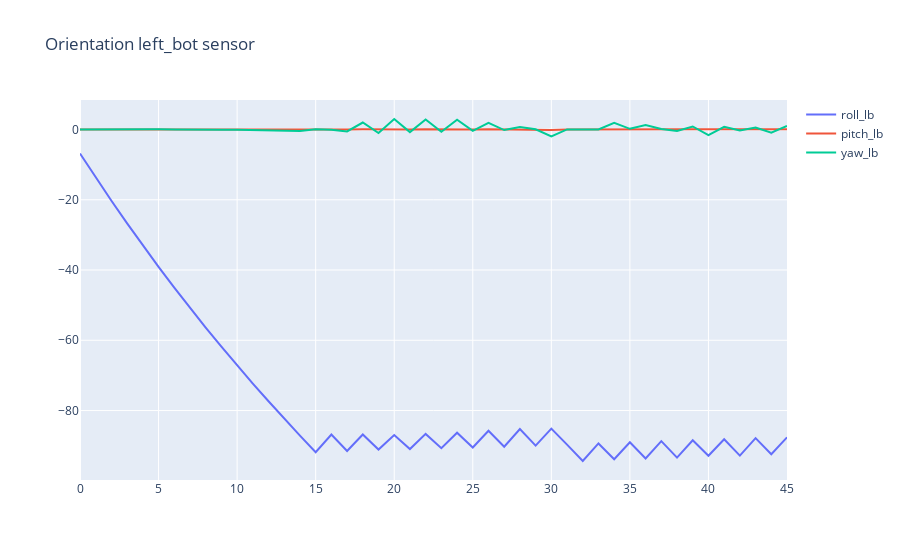

The cell this chart's notebook holds for it:
### Code cell
test_plot = pd.read_csv('D:/Thesis/dataset/lifting_orientation_1_0.csv')

def preprocessing_dataset(dataset):
    df = dataset.drop(columns = "Unnamed: 0")
    df.columns = ["roll_bt","pitch_bt","yaw_bt",
                  "roll_bb","pitch_bb","yaw_bb",
                  "roll_lt","pitch_lt","yaw_lt",
                  "roll_lb","pitch_lb","yaw_lb",
                  "roll_rt","pitch_rt","yaw_rt",
                  "roll_rb","pitch_rb","yaw_rb"
                 ]
    return df
test_plot_1 = preprocessing_dataset(test_plot)

orientation_lb_test= test_plot_1[["roll_lb","pitch_lb","yaw_lb"]]
show_plot(orientation_lb_test,'Orientation left_bot sensor')

### Figure 1 — Plotly figure (JSON) as saved in the notebook; plotly's stock layout.template omitted (floating-point values rounded to 4 significant figures)
{"data": [{"name": "roll_lb", "type": "scatter", "x": [0, 1, 2, 3, 4, 5, 6, 7, 8, 9, 10, 11, 12, 13, 14, 15, 16, 17, 18, 19, 20, 21, 22, 23, 24, 25, 26, 27, 28, 29, 30, 31, 32, 33, 34, 35, 36, 37, 38, 39, 40, 41, 42, 43, 44, 45], "y": [-6.859, -13.64, -20.28, -26.74, -33.02, -39.11, -45.03, -50.79, -56.38, -61.83, -67.13, -72.32, -77.36, -82.3, -87.12, -91.85, -86.81, -91.53, -86.82, -91.09, -86.98, -90.96, -86.64, -90.73, -86.31, -90.52, -85.74, -90.3, -85.25, -89.98, -85.14, -89.7, -94.36, -89.36, -93.84, -89.01, -93.64, -88.71, -93.39, -88.47, -92.86, -88.17, -92.82, -87.85, -92.45, -87.63]}, {"name": "pitch_lb", "type": "scatter", "x": [0, 1, 2, 3, 4, 5, 6, 7, 8, 9, 10, 11, 12, 13, 14, 15, 16, 17, 18, 19, 20, 21, 22, 23, 24, 25, 26, 27, 28, 29, 30, 31, 32, 33, 34, 35, 36, 37, 38, 39, 40, 41, 42, 43, 44, 45], "y": [-0.003181, -0.009091, -0.05015, -0.09411, -0.1053, -0.117, -0.1239, -0.1199, -0.1065, -0.1106, -0.1028, -0.0717, -0.06219, -0.0602, -0.05193, -0.03574, -0.03727, -0.008995, 0.05028, 0.0001327, 0.05881, -0.01729, 0.07805, 0.0003132, 0.07562, -0.02965, 0.03408, -0.03376, -0.008565, -0.03704, -0.1218, -0.03874, -0.04611, -0.03674, -0.09806, 0.007035, -0.06865, 0.00328, 0.02541, 0.06967, 0.08898, 0.05532, 0.05177, 0.06396, 0.0632, 0.05704]}, {"name": "yaw_lb", "type": "scatter", "x": [0, 1, 2, 3, 4, 5, 6, 7, 8, 9, 10, 11, 12, 13, 14, 15, 16, 17, 18, 19, 20, 21, 22, 23, 24, 25, 26, 27, 28, 29, 30, 31, 32, 33, 34, 35, 36, 37, 38, 39, 40, 41, 42, 43, 44, 45], "y": [-0.001573, 0.04937, 0.07918, 0.1078, 0.09513, 0.08602, 0.01654, 0.05138, -0.01672, -0.06691, -0.0925, -0.129, -0.1604, -0.2431, -0.4001, 0.05543, -0.07956, -0.5661, 1.978, -1.016, 2.982, -0.747, 2.853, -0.6407, 2.777, -0.3968, 1.893, -0.1673, 0.7119, 0.06603, -1.989, 0.004119, 0.05938, 0.007077, 1.877, 0.1879, 1.279, 0.1604, -0.4319, 0.8533, -1.635, 0.7764, -0.2903, 0.5358, -0.9372, 0.9831]}], "layout": {"title": {"text": "Orientation left_bot sensor"}}}
